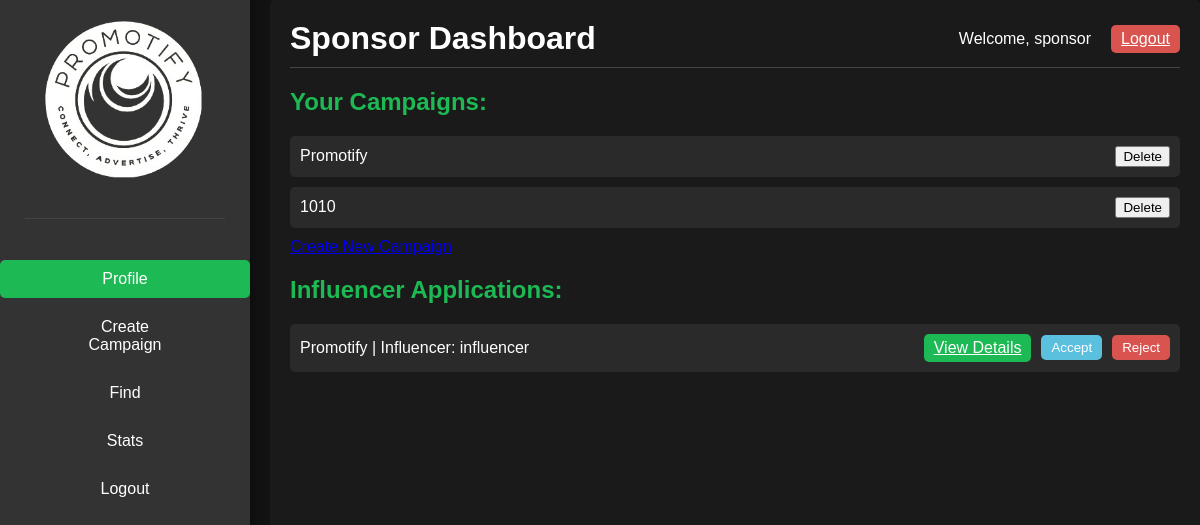
/sdash (signed in), run on an earlier commit of the app's database.
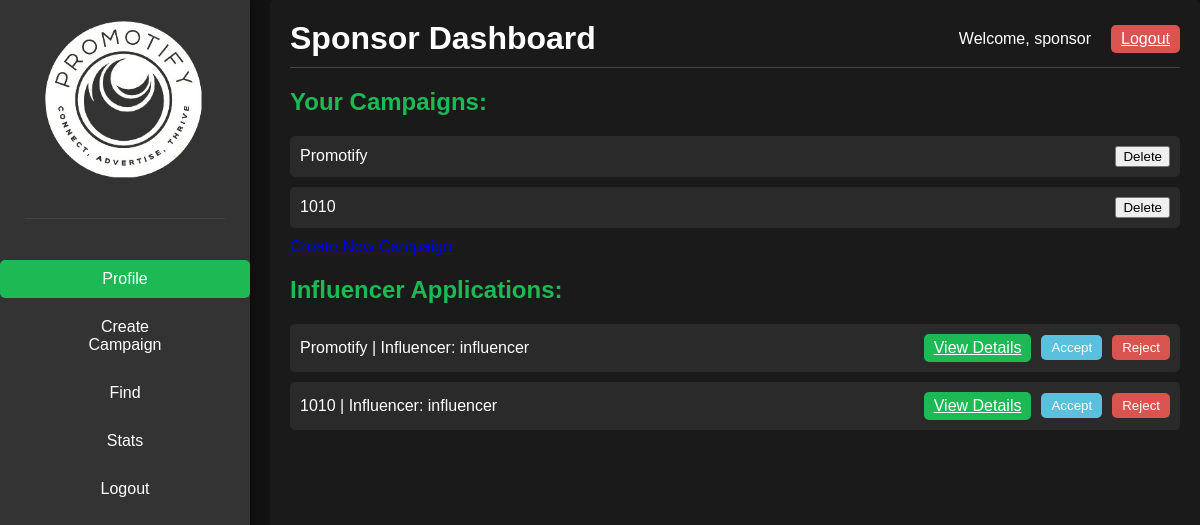
And on a later commit of the database.
### main.py (models this page shows, shortened)
class Sponsor(db.Model):
    id = db.Column(db.Integer, primary_key=True)
    username = db.Column(db.String(15), unique=True, nullable=False)
    email = db.Column(db.String(20), unique=True, nullable=False)
    password = db.Column(db.String(10), nullable=False)
    industry = db.Column(db.String(20), nullable=False)
    date_joined = db.Column(db.DateTime, default=datetime.utcnow)  # Add this line

class Campaign(db.Model):
    id = db.Column(db.Integer, primary_key=True)
    sponsor_id = db.Column(db.Integer, db.ForeignKey('sponsor.id'), nullable=False)
    name = db.Column(db.String(15), nullable=False)
    description = db.Column(db.Text, nullable=True)
    start_date = db.Column(db.Date, nullable=False)
    end_date = db.Column(db.Date, nullable=False)
    budget = db.Column(db.Float, nullable=False)
    status = db.Column(db.String(50))
    sponsor = db.relationship('Sponsor', backref=db.backref('campaigns', lazy=True))
    influencers = db.relationship('Influencer', secondary='application',
                                  primaryjoin="and_(Campaign.id==Application.campaign_id, Application.status=='accepted')",
                                  backref=db.backref('accepted_campaigns', lazy='dynamic'))

class Application(db.Model):
    id = db.Column(db.Integer, primary_key=True)
    influencer_id = db.Column(db.Integer, db.ForeignKey('influencer.id'), nullable=False)
    campaign_id = db.Column(db.Integer, db.ForeignKey('campaign.id'), nullable=False)
    status = db.Column(db.String(20), default='pending')
    created_at = db.Column(db.DateTime, default=datetime.utcnow)
    influencer = db.relationship('Influencer', backref=db.backref('applications', lazy=True))
    campaign = db.relationship('Campaign', backref=db.backref('applications', lazy=True))

class Influencer(db.Model):
    id = db.Column(db.Integer, primary_key=True)
    username = db.Column(db.String(15), unique=True, nullable=False)
    email = db.Column(db.String(30), unique=True, nullable=False)
    password = db.Column(db.String(10), nullable=False)
    instagram = db.Column(db.String(15), unique=True, nullable=True)
    linkedin = db.Column(db.String(20), unique=True, nullable=True)
    twitter = db.Column(db.String(20), unique=True, nullable=True)
    youtube = db.Column(db.String(20), unique=True, nullable=True)
    date_joined = db.Column(db.DateTime, default=datetime.utcnow)  # Add this line
    campaigns = db.relationship('Campaign', secondary='application',
                                primaryjoin="and_(Influencer.id==Application.influencer_id, Application.status=='accepted')",
                                backref=db.backref('accepted_influencers', lazy='dynamic'))

### main.py (the view)
@app.route('/sdash')
@app.route('/sdash/<int:campaign_id>')
@app.route('/sdash/<int:application_id>')
def spon_dash(campaign_id=None, application_id=None):
    if 'sponsor_id' not in session:
        flash('You need to log in first.', 'error')
        return redirect(url_for('spon_log'))
    sponsor = Sponsor.query.get(session['sponsor_id'])
    campaigns = sponsor.campaigns
    applications = Application.query.filter(Application.campaign.has(sponsor_id=sponsor.id), Application.status == 'pending').all()
    selected_campaign = None
    selected_application = None
    if campaign_id:
        selected_campaign = Campaign.query.get(campaign_id)
    elif application_id:
        selected_application = Application.query.get(application_id)
    return render_template('spon_dash.html',
                           sponsor=sponsor,
                           campaigns=campaigns,
                           applications=applications,
                           selected_campaign=selected_campaign,
                           selected_application=selected_application)

### templates/spon_dash.html (shortened to what this page needs)
<!DOCTYPE html>
<html lang="en">
<head>
    <link rel="stylesheet" type="text/css" href="{{ url_for('static', filename='css/sdash.css') }}">
</head>
<body>
    <div class="sidebar">
        <div class="container">
            <header>
                <div class="logo">
                    <img src="{{ url_for('static', filename='images/promotify.png') }}" alt="Promotify Logo">
                </div>
            </header>
        </div>
        <nav>
            <ul>
                <li><a href="#" class="active">Profile</a></li>
                <li><a href="{{ url_for('spon_camp') }}">Create Campaign</a></li>
                <li><a href="{{ url_for('sfind') }}">Find</a></li>
                <li><a href="{{ url_for('sstats') }}">Stats</a></li>
                <li><a href="{{ url_for('spon_logout') }}">Logout</a></li>
            </ul>
        </nav>
    </div>
    <div class="main-content">
        <header>
            <h1>Sponsor Dashboard</h1>
            <div class="user-info">
                <span>Welcome, {{ sponsor.username }}</span>
                <a href="{{ url_for('spon_logout') }}" class="logout-btn">Logout</a>
            </div>
        </header>
        <div class="content">
            <h2>Your Campaigns:</h2>
            {% if campaigns %}
                {% for campaign in campaigns %}
                <div class="campaign">
                    <span>{{ campaign.name }}</span>
                    <form action="{{ url_for('delete_campaign', campaign_id=campaign.id) }}" method="POST" style="display: inline;">
                        <button type="submit" class="delete-btn" onclick="return confirm('Are you sure you want to delete this campaign?')">Delete</button>
                    </form>
                </div>
                {% endfor %}
            {% else %}
                <p>You haven't created any campaigns yet.</p>
            {% endif %}
            <a href="{{ url_for('spon_camp') }}" class="create-btn">Create New Campaign</a>
            <h2>Influencer Applications:</h2>
            {% if applications %}
                {% for application in applications %}
                <div class="campaign">
                    <span>{{ application.campaign.name }} | Influencer: {{ application.influencer.username }}</span>
                    <a href="{{ url_for('spon_dash', application_id=application.id) }}" class="view-btn">View Details</a>
                    <form action="{{ url_for('accept_application', application_id=application.id) }}" method="POST" style="display: inline;">
                        <button type="submit" class="accept-btn">Accept</button>
                    </form>
                    <form action="{{ url_for('reject_application', application_id=application.id) }}" method="POST" style="display: inline;">
                        <button type="submit" class="reject-btn">Reject</button>
                    </form>
                </div>
                {% endfor %}
            {% else %}
                <p>No pending applications at the moment.</p>
            {% endif %}
        </div>
    </div>
</body>
</html>

### static/css/sdash.css (style rules this page uses)
body { font-family: Arial, sans-serif; margin: 0; background-color: #121212; color: #ffffff; display: flex; height: 100vh; }
.sidebar { width: 250px; background-color: #333; box-shadow: 0 0 10px rgba(0, 0, 0, 0.5); display: flex; flex-direction: column; align-items: center; padding-top: 20px; }
.sidebar { width: 250px; background-color: #333; box-shadow: 0 0 10px rgba(0, 0, 0, 0.5); position: fixed; height: 100%; padding-top: 20px; box-sizing: border-box; }
.logo { width: 200px; margin: 0 auto 30px auto; display: flex; justify-content: center; }
.logo img { width: 200px; height: auto; }
.sidebar nav ul { list-style: none; padding: 0; }
.sidebar nav ul li { padding: 5px 0; text-align: center; }
.sidebar nav ul li a { text-decoration: none; color: #ffffff; padding: 10px 85px; display: block; border-radius: 5px; transition: background-color 0.3s; }
.sidebar nav ul li a:hover, .sidebar nav ul li a.active { background-color: #1db954; }
.main-content { margin-left: 270px; padding: 20px; background-color: #1a1a1a; border-radius: 5px; width: calc(100% - 270px); }
header { display: flex; justify-content: space-between; align-items: center; border-bottom: 1px solid #444; padding-bottom: 10px; margin-bottom: 20px; }
header h1 { margin: 0; }
.user-info { display: flex; align-items: center; }
.user-info span { margin-right: 20px; }
.logout-btn { background-color: #d9534f; color: #ffffff; border: none; border-radius: 5px; padding: 5px 10px; cursor: pointer; }
.content h2 { color: #1db954; }
.campaign { display: flex; justify-content: space-between; align-items: center; background-color: #2a2a2a; padding: 10px; border-radius: 5px; margin-bottom: 10px; }
.campaign span { flex-grow: 1; }
.view-btn, .accept-btn, .reject-btn { margin-left: 10px; padding: 5px 10px; border: none; border-radius: 5px; cursor: pointer; }
.view-btn { background-color: #1db954; color: #ffffff; }
.accept-btn { background-color: #5bc0de; color: #ffffff; }
.reject-btn { background-color: #d9534f; color: #ffffff; }

What changed in the data, as far as the page shows it:
added Application: campaign.name "1010", influencer.username "influencer"
